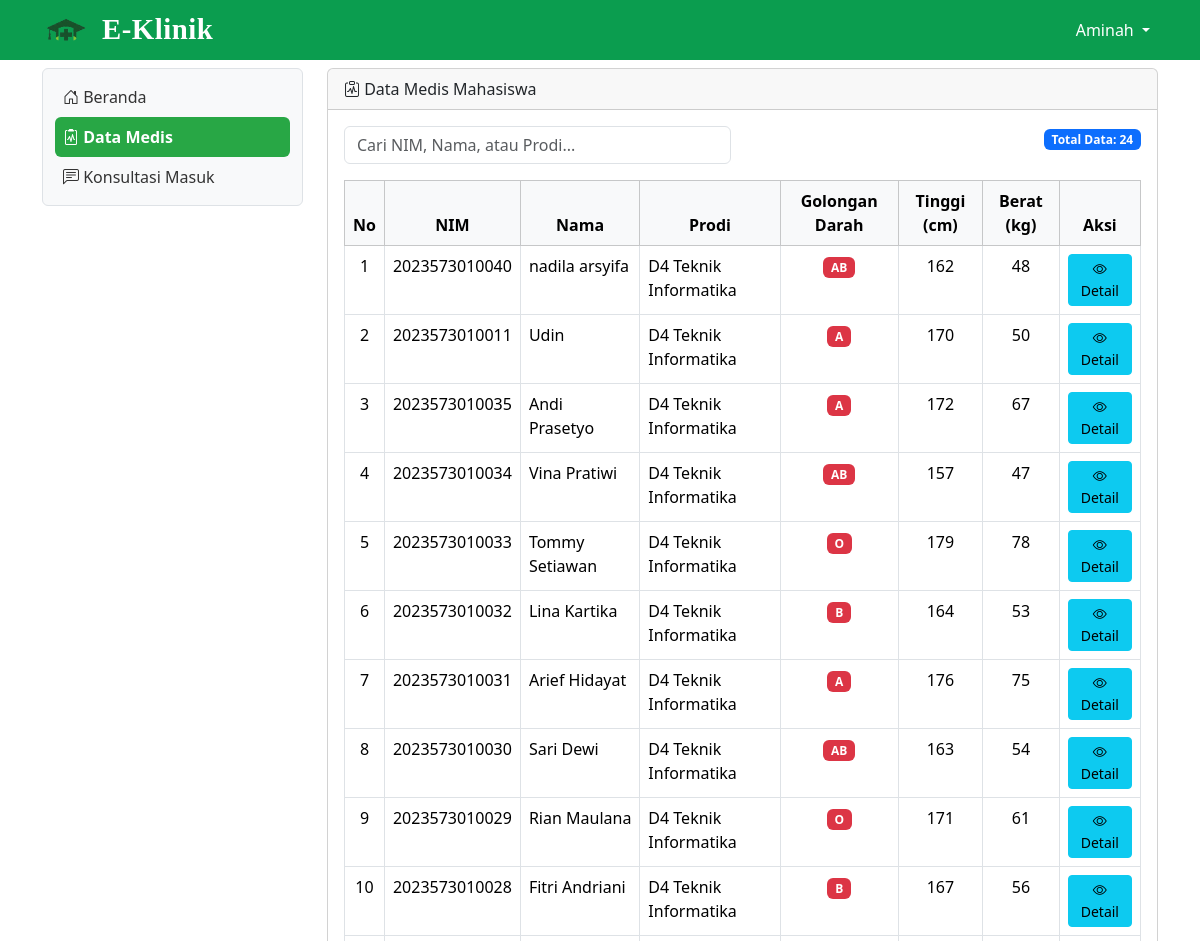
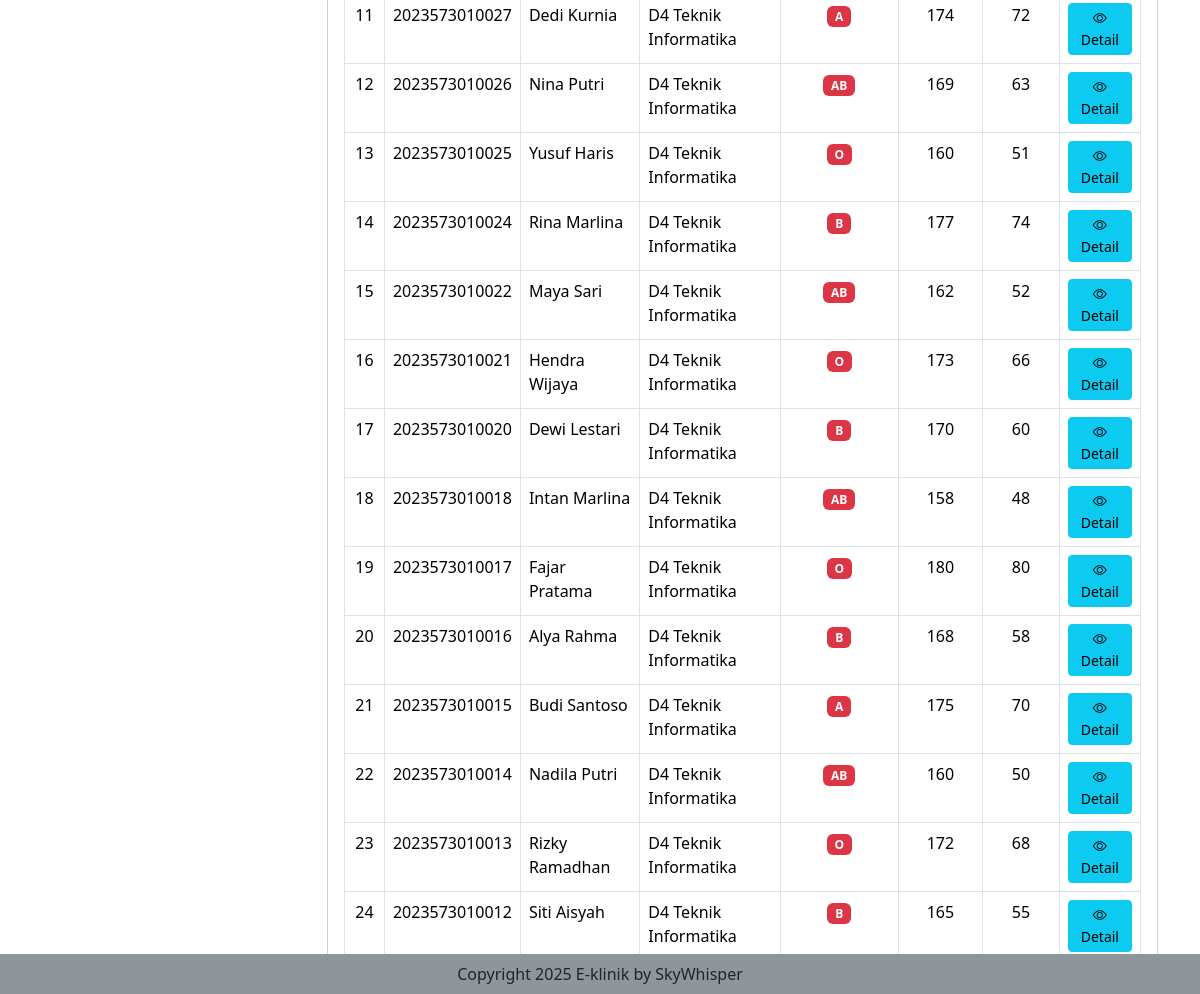
The app's page /datamedis_mahasiswa (signed in) with its own data (2 pictures, top to bottom).
### tables this page shows
CREATE TABLE `data_medis_mahasiswa` (
  `id_data_medis` bigint(20) NOT NULL,
  `nim` varchar(50) DEFAULT NULL,
  `alergi` text DEFAULT NULL,
  `gol_dar` varchar(5) DEFAULT NULL,
  `riwayat_penyakit` text DEFAULT NULL,
  `tinggi_badan` float DEFAULT NULL,
  `berat_badan` float DEFAULT NULL,
  `alat_bantu` varchar(100) DEFAULT NULL,
  `kontak_darurat` varchar(100) DEFAULT NULL
);

CREATE TABLE `mahasiswa` (
  `nim` varchar(50) NOT NULL,
  `nama` varchar(100) DEFAULT NULL,
  `jurusan` varchar(100) DEFAULT NULL,
  `prodi` varchar(100) DEFAULT NULL,
  `tgl_lahir` date DEFAULT NULL,
  `jenis_kelamin` enum('Laki-laki','Perempuan') DEFAULT NULL,
  `alamat` text DEFAULT NULL,
  `no_hp` varchar(20) DEFAULT NULL
);

### datamedis_mahasiswa.php (the view, shortened to what this page needs)
<?php
include "proses/connect.php";
$query = mysqli_query($conn, "SELECT dm.*, m.nama, m.jurusan, m.prodi, m.tgl_lahir, m.jenis_kelamin, m.alamat, m.no_hp
                               FROM data_medis_mahasiswa dm
                               LEFT JOIN mahasiswa m ON dm.nim = m.nim
                               ORDER BY dm.id_data_medis DESC");
$jumlah_data = mysqli_num_rows($query);
?>
<div class="col-lg-9 mt-2">
    <div class="card">
        <div class="card-header">
            <i class="bi bi-clipboard-pulse"></i> Data Medis Mahasiswa
        </div>
        <div class="card-body">
            <div class="row mb-3">
                <div class="col-md-6">
                    <input type="text" id="searchInput" class="form-control" placeholder="Cari NIM, Nama, atau Prodi...">
                </div>
                <div class="col-md-6 text-end">
                    <span class="badge bg-primary">Total Data: <?php echo $jumlah_data; ?></span>
                </div>
            </div>
            <?php if ($jumlah_data == 0) { ?>
                <div class="alert alert-info" role="alert">
                    <i class="bi bi-info-circle"></i> Belum ada data medis mahasiswa.
                </div>
            <?php } else { ?>
                <div class="table-responsive">
                    <table class="table table-hover table-bordered" id="dataTable">
                        <thead class="table-light">
                            <tr class="text-center">
                                <th>No</th>
                                <th>NIM</th>
                                <th>Nama</th>
                                <th>Prodi</th>
                                <th>Golongan Darah</th>
                                <th>Tinggi (cm)</th>
                                <th>Berat (kg)</th>
                                <th>Aksi</th>
                            </tr>
                        </thead>
                        <tbody>
                            <?php
                            $no = 1;
                            while ($row = mysqli_fetch_array($query)) {
                            ?>
                                <tr>
                                    <td class="text-center"><?php echo $no++; ?></td>
                                    <td><?php echo htmlspecialchars($row['nim']); ?></td>
                                    <td><?php echo htmlspecialchars($row['nama'] ?? '-'); ?></td>
                                    <td><?php echo htmlspecialchars($row['prodi'] ?? '-'); ?></td>
                                    <td class="text-center">
                                        <span class="badge bg-danger"><?php echo htmlspecialchars($row['gol_dar'] ?? '-'); ?></span>
                                    </td>
                                    <td class="text-center"><?php echo $row['tinggi_badan'] ?? '-'; ?></td>
                                    <td class="text-center"><?php echo $row['berat_badan'] ?? '-'; ?></td>
                                    <td class="text-center">
                                        <button class="btn btn-info btn-sm" data-bs-toggle="modal" data-bs-target="#modalDetail<?php echo $row['id_data_medis']; ?>" title="Lihat Detail">
                                            <i class="bi bi-eye"></i> Detail
                                        </button>
                                    </td>
                                </tr>
                            <?php } ?>
                        </tbody>
                    </table>
                </div>
                            <?php } ?>
                        </div>
                    </div>
                </div>

### assets/css/style.css (style rules this page uses)
body { height: 100%; }

### records on screen
data_medis_mahasiswa: nim "2023573010040", nim.nama "nadila arsyifa", nim.prodi "D4 Teknik Informatika", gol_dar "AB", tinggi_badan "162", berat_badan "48"
data_medis_mahasiswa: nim "2023573010011", nim.nama "Udin", nim.prodi "D4 Teknik Informatika", gol_dar "A", tinggi_badan "170", berat_badan "50"
data_medis_mahasiswa: nim "2023573010035", nim.nama "Andi Prasetyo", nim.prodi "D4 Teknik Informatika", gol_dar "A", tinggi_badan "172", berat_badan "67"
data_medis_mahasiswa: nim "2023573010034", nim.nama "Vina Pratiwi", nim.prodi "D4 Teknik Informatika", gol_dar "AB", tinggi_badan "157", berat_badan "47"
data_medis_mahasiswa: nim "2023573010033", nim.nama "Tommy Setiawan", nim.prodi "D4 Teknik Informatika", gol_dar "O", tinggi_badan "179", berat_badan "78"
data_medis_mahasiswa: nim "2023573010032", nim.nama "Lina Kartika", nim.prodi "D4 Teknik Informatika", gol_dar "B", tinggi_badan "164", berat_badan "53"
data_medis_mahasiswa: nim "2023573010031", nim.nama "Arief Hidayat", nim.prodi "D4 Teknik Informatika", gol_dar "A", tinggi_badan "176", berat_badan "75"
data_medis_mahasiswa: nim "2023573010030", nim.nama "Sari Dewi", nim.prodi "D4 Teknik Informatika", gol_dar "AB", tinggi_badan "163", berat_badan "54"
data_medis_mahasiswa: nim "2023573010029", nim.nama "Rian Maulana", nim.prodi "D4 Teknik Informatika", gol_dar "O", tinggi_badan "171", berat_badan "61"
data_medis_mahasiswa: nim "2023573010028", nim.nama "Fitri Andriani", nim.prodi "D4 Teknik Informatika", gol_dar "B", tinggi_badan "167", berat_badan "56"
data_medis_mahasiswa: nim "2023573010027", nim.nama "Dedi Kurnia", nim.prodi "D4 Teknik Informatika", gol_dar "A", tinggi_badan "174", berat_badan "72"
data_medis_mahasiswa: nim "2023573010026", nim.nama "Nina Putri", nim.prodi "D4 Teknik Informatika", gol_dar "AB", tinggi_badan "169", berat_badan "63"
data_medis_mahasiswa: nim "2023573010025", nim.nama "Yusuf Haris", nim.prodi "D4 Teknik Informatika", gol_dar "O", tinggi_badan "160", berat_badan "51"
data_medis_mahasiswa: nim "2023573010024", nim.nama "Rina Marlina", nim.prodi "D4 Teknik Informatika", gol_dar "B", tinggi_badan "177", berat_badan "74"
data_medis_mahasiswa: nim "2023573010022", nim.nama "Maya Sari", nim.prodi "D4 Teknik Informatika", gol_dar "AB", tinggi_badan "162", berat_badan "52"
data_medis_mahasiswa: nim "2023573010021", nim.nama "Hendra Wijaya", nim.prodi "D4 Teknik Informatika", gol_dar "O", tinggi_badan "173", berat_badan "66"
data_medis_mahasiswa: nim "2023573010020", nim.nama "Dewi Lestari", nim.prodi "D4 Teknik Informatika", gol_dar "B", tinggi_badan "170", berat_badan "60"
data_medis_mahasiswa: nim "2023573010018", nim.nama "Intan Marlina", nim.prodi "D4 Teknik Informatika", gol_dar "AB", tinggi_badan "158", berat_badan "48"
data_medis_mahasiswa: nim "2023573010017", nim.nama "Fajar Pratama", nim.prodi "D4 Teknik Informatika", gol_dar "O", tinggi_badan "180", berat_badan "80"
data_medis_mahasiswa: nim "2023573010016", nim.nama "Alya Rahma", nim.prodi "D4 Teknik Informatika", gol_dar "B", tinggi_badan "168", berat_badan "58"
data_medis_mahasiswa: nim "2023573010015", nim.nama "Budi Santoso", nim.prodi "D4 Teknik Informatika", gol_dar "A", tinggi_badan "175", berat_badan "70"
data_medis_mahasiswa: nim "2023573010014", nim.nama "Nadila Putri", nim.prodi "D4 Teknik Informatika", gol_dar "AB", tinggi_badan "160", berat_badan "50"
data_medis_mahasiswa: nim "2023573010013", nim.nama "Rizky Ramadhan", nim.prodi "D4 Teknik Informatika", gol_dar "O", tinggi_badan "172", berat_badan "68"
data_medis_mahasiswa: nim "2023573010012", nim.nama "Siti Aisyah", nim.prodi "D4 Teknik Informatika", gol_dar "B", tinggi_badan "165", berat_badan "55"

### other values on screen
$_SESSION['nama_eklinik'] "Aminah"
$jumlah_data "24"
